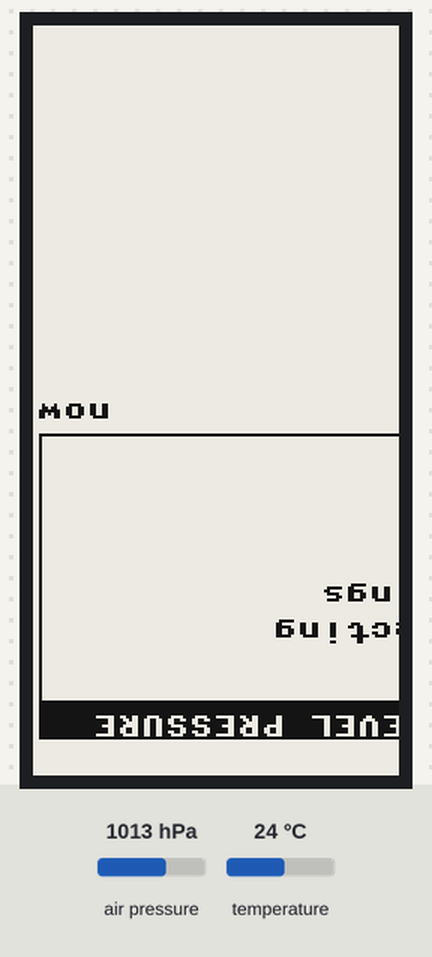
The program below on a simulated Raspberry Pi Pico running MicroPython. Shown: 122×250 one-colour display. The test bench sets the inputs (shaded band); at power-on: air pressure 1013 hPa, temperature 24 °C. Files the program writes start out absent; an e-paper refresh takes a nominal 2 s (0.4 s partial, 12 s with colour); files that are not in the repository are absent; library files of the repository ran but are not shown: bmp280.py, epd2in13_v4.py; what the program prints to the serial console is not drawn.

Above: at 3.9 s.

The program:

main.py
```python
"""Pico pressure graph application entry point."""

import time

from config import (
    BMP280_I2C_ADDRESS,
    DISPLAY_HEIGHT,
    DISPLAY_WIDTH,
    GROUND_ELEVATION_M,
    HISTORY_FILE,
    HISTORY_SAMPLES,
    I2C_ID,
    I2C_SCL_PIN,
    I2C_SDA_PIN,
    ROTATE_180,
    SAMPLE_INTERVAL_SECONDS,
)


def draw(epd, image, width, height):
    epd.fill(1)
    if not ROTATE_180:
        epd.blit(image, 0, 0)
        return
    for y in range(height):
        for x in range(width):
            epd.pixel(width - 1 - x, height - 1 - y, image.pixel(x, y))


def main():
    import framebuf
    from machine import I2C, Pin

    from bmp280 import BMP280
    from epd2in13_v4 import EPD_2in13_V4_Landscape
    from graph import render
    from history import append_sample, load_history, save_history

    i2c = I2C(
        I2C_ID,
        sda=Pin(I2C_SDA_PIN),
        scl=Pin(I2C_SCL_PIN),
        freq=100_000,
    )
    addresses = i2c.scan()
    if BMP280_I2C_ADDRESS not in addresses:
        raise OSError(
            "BMP280 not found at 0x{:02x}; I2C devices found: {}".format(
                BMP280_I2C_ADDRESS, [hex(address) for address in addresses]
            )
        )
    sensor = BMP280(i2c, BMP280_I2C_ADDRESS)

    epd = EPD_2in13_V4_Landscape()
    samples = load_history(HISTORY_FILE, HISTORY_SAMPLES)
    if samples:
        save_history(HISTORY_FILE, samples)
    print("Restored {} pressure samples".format(len(samples)))
    samples_since_compaction = 0
    refreshes = 0

    while True:
        _, pressure = sensor.read()
        samples.append(pressure)
        del samples[:-HISTORY_SAMPLES]
        append_sample(HISTORY_FILE, pressure)
        samples_since_compaction += 1
        if samples_since_compaction >= HISTORY_SAMPLES:
            save_history(HISTORY_FILE, samples)
            samples_since_compaction = 0
        print("Pressure: {:.2f} hPa".format(pressure))

        pixels = render(
            samples,
            SAMPLE_INTERVAL_SECONDS,
            HISTORY_SAMPLES,
            DISPLAY_WIDTH,
            DISPLAY_HEIGHT,
            GROUND_ELEVATION_M,
        )
        image = framebuf.FrameBuffer(
            pixels, DISPLAY_WIDTH, DISPLAY_HEIGHT, framebuf.MONO_HLSB
        )
        draw(epd, image, DISPLAY_WIDTH, DISPLAY_HEIGHT)

        refreshes += 1
        if refreshes % 30 == 1:
            epd.init()
            epd.display(epd.buffer)
        else:
            epd.displayPartial(epd.buffer)
        time.sleep(SAMPLE_INTERVAL_SECONDS)


if __name__ == "__main__":
    main()
```

config.py
```python
"""Hardware and sampling settings for the Pico pressure graph."""

I2C_ID = 0
I2C_SDA_PIN = 4
I2C_SCL_PIN = 5
BMP280_I2C_ADDRESS = 0x76

DISPLAY_WIDTH = 250
DISPLAY_HEIGHT = 122
DISPLAY_SPI_ID = 0
DISPLAY_SCK_PIN = 18
DISPLAY_MOSI_PIN = 19
DISPLAY_CS_PIN = 17
DISPLAY_DC_PIN = 16
DISPLAY_RST_PIN = 20
DISPLAY_BUSY_PIN = 21
ROTATE_180 = True

GROUND_ELEVATION_M = 1295.0
GRAPH_MIN_INHG = 29.4
GRAPH_MAX_INHG = 30.4

SAMPLE_INTERVAL_SECONDS = 900
HISTORY_SAMPLES = 480  # 5 days at 15-minute samples
HISTORY_FILE = "pressure_history.csv"
```

graph.py
```python
"""Render a piRadar-style sea-level pressure panel into a 1-bit framebuffer."""

import framebuf

from config import GRAPH_MAX_INHG, GRAPH_MIN_INHG

HPA_PER_INHG = 33.8638866667
_ATMOSPHERE_HEIGHT_M = 44330.77
_ATMOSPHERE_EXPONENT = 5.25588

CELL_LEFT = 2
CELL_RIGHT = 76
CELL_HEIGHT = 37
CELL_STEP = 38
TOP_MARGIN = 6


def station_to_sea_level_hpa(pressure_hpa, elevation_m):
    fraction = 1.0 - elevation_m / _ATMOSPHERE_HEIGHT_M
    return pressure_hpa / fraction**_ATMOSPHERE_EXPONENT


def _span_text(seconds):
    if seconds < 3600:
        return "{}m".format(max(1, round(seconds / 60)))
    if seconds < 86400:
        return "{}h".format(round(seconds / 3600))
    return "{}d".format(round(seconds / 86400))


def _title_bar(image, x1, y1, x2, y2, text):
    image.fill_rect(x1, y1, x2 - x1 + 1, y2 - y1 + 1, 0)
    image.text(text, x1 + 4, y1 + 1, 1)


def _big_text(image, text, x, y, x_scale, y_scale):
    """Draw text with the 8x8 font enlarged; '.' is drawn narrow to save width."""
    glyph = framebuf.FrameBuffer(bytearray(8), 8, 8, framebuf.MONO_HLSB)
    for char in text:
        if char == ".":
            image.fill_rect(x + 1, y + 7 * y_scale - x_scale, x_scale + 1, x_scale + 1, 0)
            x += x_scale * 3
            continue
        glyph.fill(1)
        glyph.text(char, 0, 0, 0)
        for gy in range(8):
            for gx in range(8):
                if not glyph.pixel(gx, gy):
                    image.fill_rect(x + gx * x_scale, y + gy * y_scale, x_scale, y_scale, 0)
        x += 8 * x_scale


def _big_text_width(text, x_scale):
    return sum(x_scale * 3 if char == "." else 8 * x_scale for char in text)


def render(samples_hpa, interval_seconds, history_samples, width, height, elevation_m):
    """Return a 1-bit framebuffer from station-pressure samples in hPa."""
    stride = (width + 7) // 8
    pixels = bytearray(stride * height)
    image = framebuf.FrameBuffer(pixels, width, height, framebuf.MONO_HLSB)
    image.fill(1)

    sea_level = [station_to_sea_level_hpa(p, elevation_m) for p in samples_hpa]
    count = len(sea_level)

    stats = [("HIGH", None), ("NOW", None), ("LOW", None)]
    if count:
        stats = [
            ("HIGH", max(sea_level)),
            ("NOW", sea_level[-1]),
            ("LOW", min(sea_level)),
        ]

    for row, (label, value) in enumerate(stats):
        top = TOP_MARGIN + row * CELL_STEP
        image.rect(CELL_LEFT, top, CELL_RIGHT - CELL_LEFT + 1, CELL_HEIGHT, 0)
        _title_bar(image, CELL_LEFT, top, CELL_RIGHT, top + 10, label)
        text = "---" if value is None else "{:.2f}".format(value / HPA_PER_INHG)
        text_x = CELL_LEFT + (CELL_RIGHT - CELL_LEFT + 1 - _big_text_width(text, 2)) // 2
        _big_text(image, text, text_x, top + 12, 2, 3)

    graph_left = CELL_RIGHT + 6
    graph_right = width - 3
    plot_top = TOP_MARGIN + 12
    plot_bottom = height - 15
    _title_bar(image, graph_left, TOP_MARGIN, graph_right, plot_top, "SEA-LEVEL PRESSURE")
    image.rect(graph_left, plot_top, graph_right - graph_left + 1, plot_bottom - plot_top + 1, 0)

    full_window = history_samples * interval_seconds
    elapsed = (count - 1) * interval_seconds
    window_seconds = min(full_window, max(3600, elapsed))
    image.text(_span_text(window_seconds), graph_left, height - 11, 0)
    image.text("now", graph_right - 23, height - 11, 0)

    if count < 2:
        image.text("Collecting", graph_left + 8, plot_top + 20, 0)
        image.text("readings", graph_left + 8, plot_top + 32, 0)
        return pixels

    low = GRAPH_MIN_INHG * HPA_PER_INHG
    high = GRAPH_MAX_INHG * HPA_PER_INHG
    span = high - low
    plot_width = graph_right - graph_left - 2
    plot_height = plot_bottom - plot_top - 4

    tick = 29.6
    while tick < GRAPH_MAX_INHG - 0.01:
        tick_y = plot_top + 2 + int((GRAPH_MAX_INHG - tick) * plot_height / (GRAPH_MAX_INHG - GRAPH_MIN_INHG))
        for x in range(graph_left + 2, graph_right - 1, 4):
            image.pixel(x, tick_y, 0)
        tick += 0.2

    previous = None
    for index, value in enumerate(sea_level):
        age = (count - 1 - index) * interval_seconds
        x = graph_right - 1 - int(age * plot_width / window_seconds)
        clamped = max(low, min(high, value))
        y = plot_top + 2 + int((high - clamped) * plot_height / span)
        if previous is not None:
            image.line(previous[0], previous[1], x, y, 0)
            image.line(previous[0], previous[1] + 1, x, y + 1, 0)
        previous = (x, y)

    return pixels
```

history.py
```python
"""Persistent pressure-sample history for the Pico filesystem."""

import os


def _is_missing(error):
    return bool(error.args) and error.args[0] == 2


def load_history(path, max_samples):
    """Load the most recent samples, including a pending compaction file."""
    samples = []
    for candidate in (path, path + ".tmp"):
        try:
            history_file = open(candidate, "r")
        except OSError as error:
            if _is_missing(error):
                continue
            raise

        with history_file:
            for line in history_file:
                line = line.strip()
                if not line:
                    continue
                try:
                    samples.append(float(line))
                except ValueError:
                    print("Ignoring invalid pressure-history entry")
        break

    return samples[-max_samples:]


def append_sample(path, pressure_hpa):
    """Append one pressure sample to the history file."""
    with open(path, "a") as history_file:
        history_file.write("{}\n".format(pressure_hpa))


def save_history(path, samples):
    """Replace the history file safely, retaining samples in a temporary file."""
    temporary_path = path + ".tmp"
    with open(temporary_path, "w") as history_file:
        for sample in samples:
            history_file.write("{}\n".format(sample))

    try:
        os.remove(path)
    except OSError as error:
        if not _is_missing(error):
            raise
    os.rename(temporary_path, path)
```
